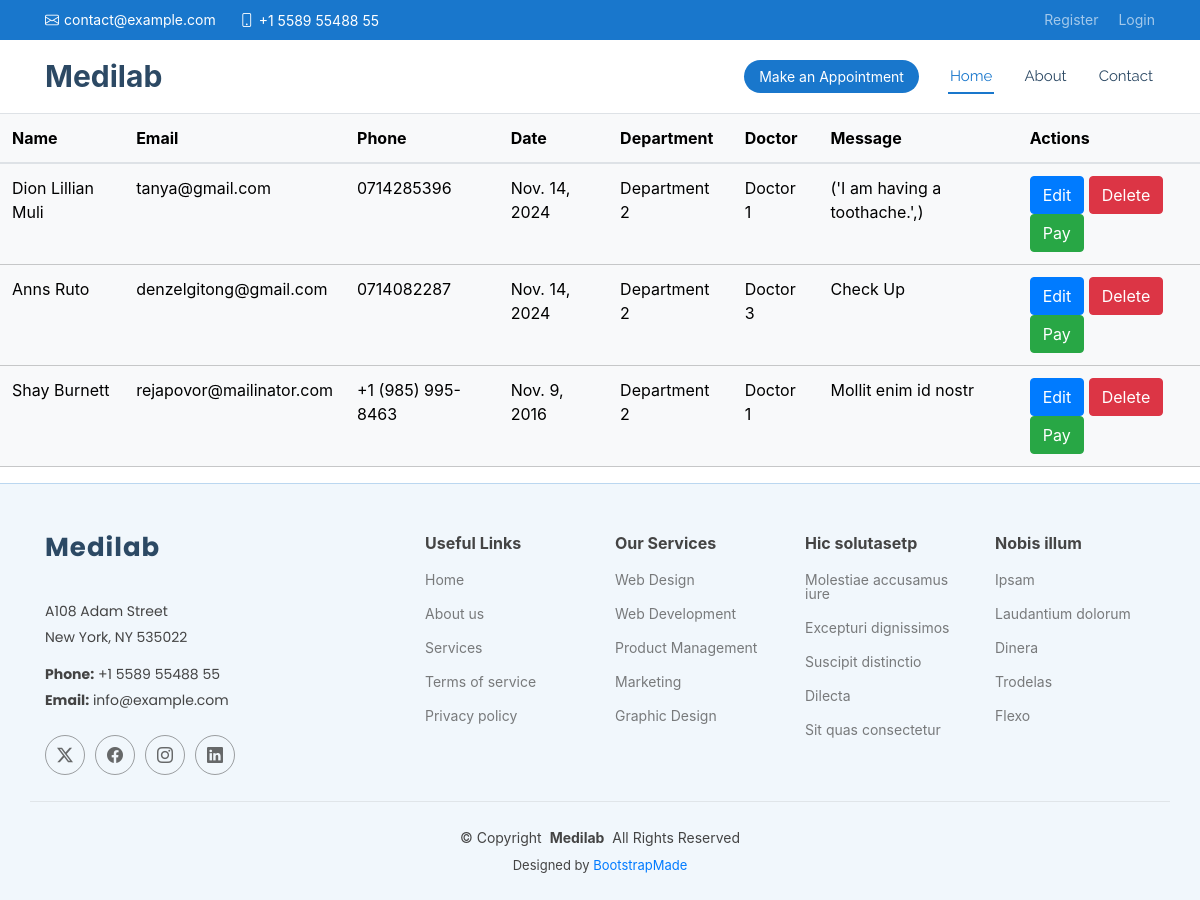
Screenshot of /show_appointments/ with the database file from the repository.
### medi_app/models.py (models this page shows, shortened)
class Appointment(models.Model):
    name = models.CharField(max_length=100)
    email = models.EmailField()
    phone = models.CharField(max_length=10)
    date = models.DateField()
    department = models.CharField(max_length=10)
    doctor = models.CharField(max_length=10)
    message = models.TextField()

### medi_app/views.py (the view)
# urls.py: path('show_appointments/', views.retrieve_appointments, name="show_appointments"), # url to show the appoinments
def retrieve_appointments(request):
    appointments = Appointment.objects.all()
    context = {
        'appointments':appointments
        }
    return render(request, 'show_appointments.html', context)

### templates/show_appointments.html (shortened to what this page needs)
{% extends 'base.html' %}
{% block content %}
<table class="table table-light table-responsive">
    <thead>
        <tr>
            <th>Name</th>
            <th>Email</th>
            <th>Phone</th>
            <th>Date</th>
            <th>Department</th>
            <th>Doctor</th>
            <th>Message</th>
            <th>Actions</th>
        </tr>
    </thead>
    <tbody>
        {% for appointment in appointments %}
        <tr>
            <td>{{ appointment.name }}</td>
            <td>{{ appointment.email }}</td>
            <td>{{ appointment.phone }}</td>
            <td>{{ appointment.date }}</td>
            <td>{{ appointment.department }}</td>
            <td>{{ appointment.doctor}}</td>
            <td>{{ appointment.message }}</td>
            <td>
                <a href="{% url 'medi_app:update_appointment' appointment.id %}" class="btn btn-primary">Edit</a>
                <a href="{% url 'medi_app:delete_appointment' appointment.id %}" class="btn btn-danger">Delete</a>
                <a href="" class="btn btn-success">Pay</a>
            </td>
        </tr>
        {% endfor %}
    </tbody>
</table>
{% endblock %}

### templates/base.html (shortened to what this page needs)
{% load static %}
<!DOCTYPE html>
<html lang="en">
<head>
  <link href="{% static 'assets/vendor/bootstrap/css/bootstrap.min.css' %}" rel="stylesheet">
  <link href="{% static 'assets/vendor/bootstrap-icons/bootstrap-icons.css' %}" rel="stylesheet">
  <link href="{% static 'assets/vendor/aos/aos.css" rel="stylesheet' %}">
  <link href="{% static 'assets/vendor/fontawesome-free/css/all.min.css' %}" rel="stylesheet">
  <link href="{% static 'assets/vendor/glightbox/css/glightbox.min.css' %}" rel="stylesheet">
  <link href="{% static 'assets/vendor/swiper/swiper-bundle.min.css' %}" rel="stylesheet">
  <link href="{% static 'assets/css/main.css' %}" rel="stylesheet">
  <link href="{% static 'assets/css/styles.css' %}" rel="stylesheet">
  <link href="//maxcdn.bootstrapcdn.com/bootstrap/4.0.0/css/bootstrap.min.css" rel="stylesheet" id="bootstrap-css">
  <link rel="stylesheet" href="https://use.fontawesome.com/releases/v5.0.8/css/all.css">
</head>
<body class="index-page">
  {% include 'header.html' %}
  <main class="main">
    {% block content %}{% endblock %}
  </main>
  {% include 'footer.html' %}
</body>
</html>

### templates/header.html (shortened to what this page needs)
<header id="header" class="header sticky-top">
    <div class="topbar d-flex align-items-center">
      <div class="container d-flex justify-content-center justify-content-md-between">
        <div class="contact-info d-flex align-items-center">
          <i class="bi bi-envelope d-flex align-items-center"><a href="mailto:contact@example.com">contact@example.com</a></i>
          <i class="bi bi-phone d-flex align-items-center ms-4"><span>+1 5589 55488 55</span></i>
        </div>
        <div class="social-links d-none d-md-flex align-items-center">
          <a href="{% url 'accounts:register' %}" class="">Register</a>
          <a href="{% url 'accounts:login' %}" class="">Login</a>
        </div>
      </div>
    </div>
    <div class="branding d-flex align-items-center">
      <div class="container position-relative d-flex align-items-center justify-content-between">
        <a href="{% url 'medi_app:home' %}" class="logo d-flex align-items-center me-auto">
          <h1 class="sitename">Medilab</h1>
        </a>
        <nav id="navmenu" class="navmenu">
          <ul>
            <li><a href="{% url 'medi_app:home' %}" class="active">Home<br></a></li>
            <li><a href="{% url 'medi_app:about' %}">About</a></li>
            <li><a href="#contact">Contact</a></li>
          </ul>
        </nav>
        <a class="cta-btn d-none d-sm-block" href="{% url 'medi_app:appointment' %}">Make an Appointment</a>
      </div>
    </div>
  </header>

### templates/footer.html
<footer id="footer" class="footer light-background">
    <div class="container footer-top">
      <div class="row gy-4">
        <div class="col-lg-4 col-md-6 footer-about">
          <a href="{% url 'medi_app:home' %}" class="logo d-flex align-items-center">
            <span class="sitename">Medilab</span>
          </a>
          <div class="footer-contact pt-3">
            <p>A108 Adam Street</p>
            <p>New York, NY 535022</p>
            <p class="mt-3"><strong>Phone:</strong> <span>+1 5589 55488 55</span></p>
            <p><strong>Email:</strong> <span>info@example.com</span></p>
          </div>
          <div class="social-links d-flex mt-4">
            <a href=""><i class="bi bi-twitter-x"></i></a>
            <a href=""><i class="bi bi-facebook"></i></a>
            <a href=""><i class="bi bi-instagram"></i></a>
            <a href=""><i class="bi bi-linkedin"></i></a>
          </div>
        </div>
        <div class="col-lg-2 col-md-3 footer-links">
          <h4>Useful Links</h4>
          <ul>
            <li><a href="#">Home</a></li>
            <li><a href="#">About us</a></li>
            <li><a href="#">Services</a></li>
            <li><a href="#">Terms of service</a></li>
            <li><a href="#">Privacy policy</a></li>
          </ul>
        </div>
        <div class="col-lg-2 col-md-3 footer-links">
          <h4>Our Services</h4>
          <ul>
            <li><a href="#">Web Design</a></li>
            <li><a href="#">Web Development</a></li>
            <li><a href="#">Product Management</a></li>
            <li><a href="#">Marketing</a></li>
            <li><a href="#">Graphic Design</a></li>
          </ul>
        </div>
        <div class="col-lg-2 col-md-3 footer-links">
          <h4>Hic solutasetp</h4>
          <ul>
            <li><a href="#">Molestiae accusamus iure</a></li>
            <li><a href="#">Excepturi dignissimos</a></li>
            <li><a href="#">Suscipit distinctio</a></li>
            <li><a href="#">Dilecta</a></li>
            <li><a href="#">Sit quas consectetur</a></li>
          </ul>
        </div>
        <div class="col-lg-2 col-md-3 footer-links">
          <h4>Nobis illum</h4>
          <ul>
            <li><a href="#">Ipsam</a></li>
            <li><a href="#">Laudantium dolorum</a></li>
            <li><a href="#">Dinera</a></li>
            <li><a href="#">Trodelas</a></li>
            <li><a href="#">Flexo</a></li>
          </ul>
        </div>
      </div>
    </div>
    <div class="container copyright text-center mt-4">
      <p>© <span>Copyright</span> <strong class="px-1 sitename">Medilab</strong> <span>All Rights Reserved</span></p>
      <div class="credits">
        Designed by <a href="https://bootstrapmade.com/">BootstrapMade</a>
      </div>
    </div>
  </footer>

### static/assets/css/styles.css (style rules this page uses)
html { background-color: #56baed; }
body { font-family: "Poppins", sans-serif; height: 100vh; }
a { color: #92badd; display:inline-block; text-decoration: none; font-weight: 400; }

### rows the page displays
Appointment: name "Dion Lillian Muli", email "tanya@gmail.com", phone "0714285396", date "Nov. 14, 2024", department "Department 2", doctor "Doctor 1", message "('I am having a toothache.',)"
Appointment: name "Anns Ruto", email "denzelgitong@gmail.com", phone "0714082287", date "Nov. 14, 2024", department "Department 2", doctor "Doctor 3", message "Check Up"
Appointment: name "Shay Burnett", email "rejapovor@mailinator.com", phone "+1 (985) 995-8463", date "Nov. 9, 2016", department "Department 2", doctor "Doctor 1", message "Mollit enim id nostr"
